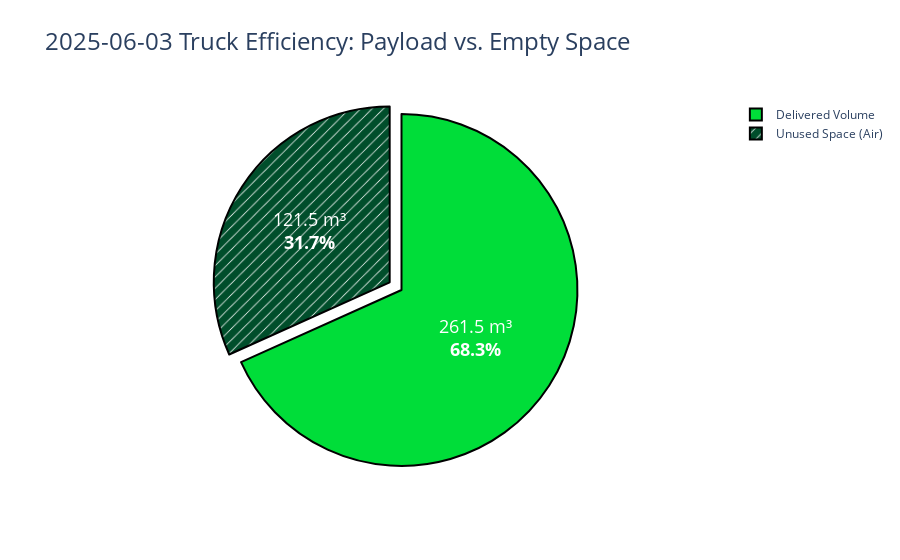

This figure's notebook cell:
### Code cell
import plotly.graph_objects as go

colors = ['#00DD39', '#004E2B']  # Grün für Volume, Hellgrau für Air

fig = go.Figure(data=[go.Pie(
    labels=['Delivered Volume', 'Unused Space (Air)'],
    values=[total_volume, total_unused],

    textinfo='value+percent',
    texttemplate='%{value:.1f} m³<br><b>%{percent}</b>',

    # Hervorhebung: Segment ein wenig herausziehen (Pull-Out)
    pull=[0, 0.08],   # 2. Slice etwas rausgezogen

    # Schatten-Imitation durch Rand
    marker=dict(
        colors=colors,
        line=dict(color='black', width=2),
        pattern=dict(
            shape=["", "/"],   # leichter Pattern für „Air“ als Textur
            solidity=0.9
        )
    ),

    textfont=dict(size=18, color='white'),
    hoverinfo='label+value+percent',
)])

fig.update_layout(
    title_text="2025-06-03 Truck Efficiency: Payload vs. Empty Space",
    title_font_size=24,
    showlegend=True,

    # Leichter 3D-Effekt durch Rotation und Winkel
    piecolorway=colors
)

fig.show()

### Figure 1 — Plotly figure (JSON) as saved in the notebook; plotly's stock layout.template omitted (floating-point values rounded to 4 significant figures)
{"data": [{"hoverinfo": "label+value+percent", "labels": ["Delivered Volume", "Unused Space (Air)"], "marker": {"colors": ["#00DD39", "#004E2B"], "line": {"color": "black", "width": 2}, "pattern": {"shape": ["", "/"], "solidity": 0.9}}, "pull": [0, 0.08], "textfont": {"color": "white", "size": 18}, "textinfo": "value+percent", "texttemplate": "%{value:.1f} m³<br><b>%{percent}</b>", "type": "pie", "values": [261.5, 121.5]}], "layout": {"piecolorway": ["#00DD39", "#004E2B"], "showlegend": true, "title": {"font": {"size": 24}, "text": "2025-06-03 Truck Efficiency: Payload vs. Empty Space"}}}
